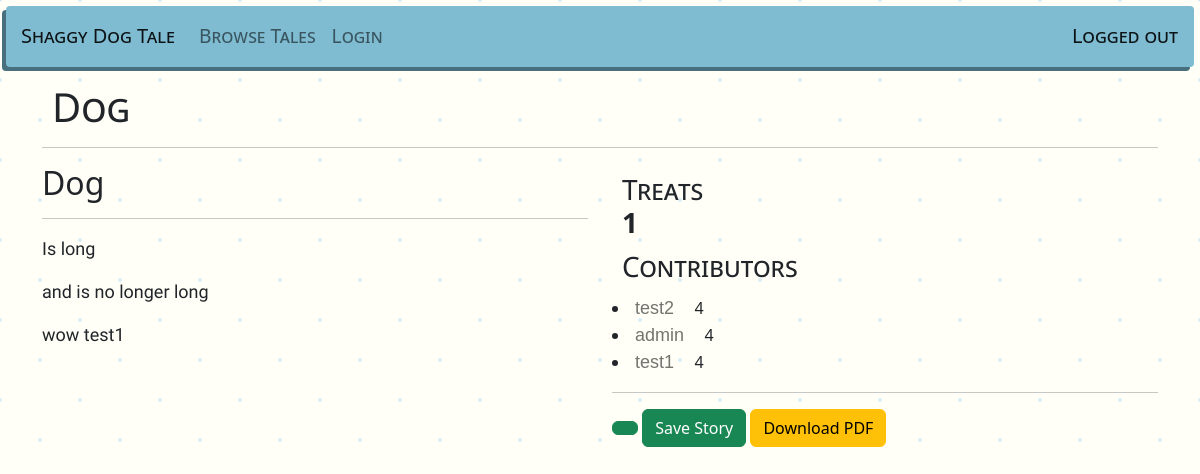
Page /shaggydogtale/view/15 on the earlier database version.
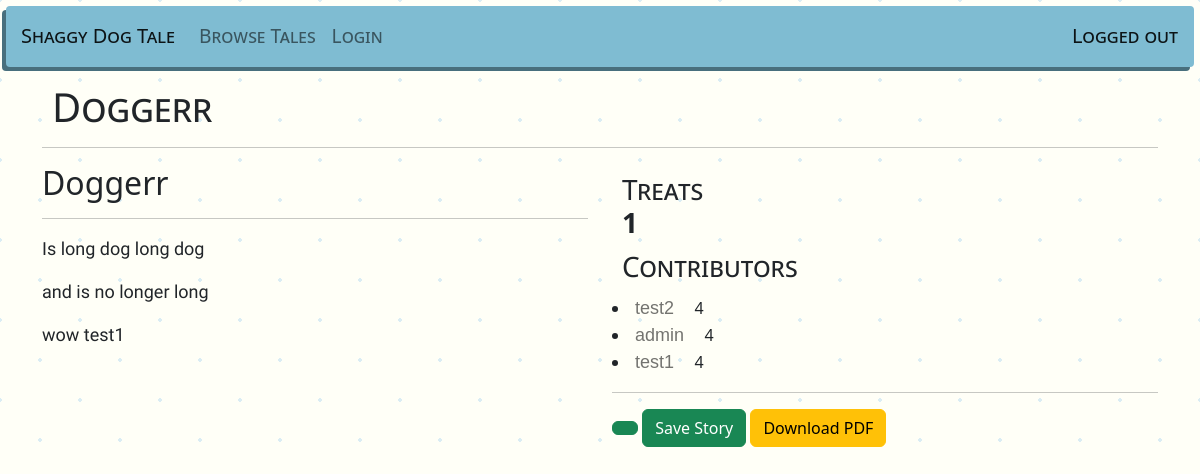
Same page on the later database version.
### shaggydogtale/models.py (models this page shows, shortened)
class Story(models.Model):
    title = models.CharField(max_length=100)
    beginning = models.TextField(max_length=2000)
    middle = models.TextField(max_length=2000)
    end = models.TextField(max_length=2000)

### shaggydogtale/views.py (the view, shortened to what this page needs)
# urls.py: path('view/<story_id>', views.View, name="view"),
def View(request, story_id):
    story = Story.objects.get(id=story_id)
    storyBeginning = "..." + story.beginning[round(len(story.beginning)/2) : len(story.beginning)]
    storyMiddle = "..." + story.middle[round(len(story.middle)/2) : len(story.middle)]
    storyEnd = "..." + story.end[round(len(story.end)/2) : len(story.end)]
    contributions = story.contributions.all()
    userContribution = None
    beginningContributor = None
    middleContributor = None
    endContributor = None
    beginningContributorRating = 0
    middleContributorRating = 0
    endContributorRating = 0
    userVote = None
    for contribution in contributions:
        if contribution.user == request.user:
            userContribution = contribution
        match contribution.section:
            case 'b':
                beginningContributor = User.objects.get(id=contribution.user.id)
                for contribution in beginningContributor.contributions.all():
                    for vote in contribution.story.votes.all():
                        beginningContributorRating += vote.vote
            case 'm':
                middleContributor = User.objects.get(id=contribution.user.id)
                for contribution in middleContributor.contributions.all():
                    for vote in contribution.story.votes.all():
                        middleContributorRating += vote.vote
            case 'e':
                endContributor = User.objects.get(id=contribution.user.id)
                for contribution in endContributor.contributions.all():
                    for vote in contribution.story.votes.all():
                        endContributorRating += vote.vote
    message=None
    form=None
    if userContribution:
        if userContribution.section == 'b':
            form = BeginningForm(request.POST or None, instance=story)
            if form.is_valid():
                form.save()
                messages.success(request, f'Beginning updated for {story.title}!')
        elif userContribution.section == 'm':
            form = MiddleForm(request.POST or None, instance=story)
            if form.is_valid():
                form.save()
                messages.success(request, f'Middle updated for {story.title}!')
        elif userContribution.section == 'e':
            form = EndForm(request.POST or None, instance=story)
            if form.is_valid():
                form.save()
                messages.success(request, f'End updated for {story.title}!')
    else:
        if contributions.count() == 1:
            form = MiddleForm(request.POST or None, instance=story)
            if form.is_valid():
                story_id = form.save()
                Contribution.objects.create(user=request.user, story=story_id, section='m')
                messages.success(request, f'Middle created for {story.title}!')
                return redirect('shaggydogtale:view', story_id=story.id)
        else:
            if request.user.is_authenticated:
                userVote = Vote.objects.filter(user=request.user, story=story_id)
                if userVote.count() == 0:
                    if 'Upvote' in request.POST:
                        Vote.objects.create(user=request.user, story=story, vote=1)
                        messages.success(request, f'Upvoted {story.title}!')
                        return redirect('shaggydogtale:view', story_id=story.id)
                    if 'Downvote' in request.POST:
                        Vote.objects.create(user=request.user, story=story, vote=-1)
                        messages.success(request, f'Downvoted {story.title}!')
                        return redirect('shaggydogtale:view', story_id=story.id)
    storyRating = 0
    for vote in story.votes.all():
        storyRating += vote.vote
    context = {
        'story': story,
        'storyBeginning': storyBeginning,
        'storyMiddle': storyMiddle,
        'storyEnd': storyEnd,
        'contributions': contributions,
        'userContribution': userContribution,
        'beginningContributor': beginningContributor,
        'middleContributor': middleContributor,
        'endContributor': endContributor,
        'beginningContributorRating': beginningContributorRating,
        'middleContributorRating': middleContributorRating,
        'endContributorRating': endContributorRating,
        'message': message,
        'form': form,
        'userVote': userVote,
        'storyRating': storyRating
    }
    return render(request, 'shaggydogtale/view.html', context)

### shaggydogtale/templates/shaggydogtale/view.html (shortened to what the changed rows need)
{% extends 'shaggydogtale/base.html' %}
{% block body %}
<div class="container">
    <div class="row">
        <div class="col">
            <h1 class="page-title">{{story.title}}</h1>
            <hr>
        </div>
    </div>
    <div class="row">
        <div class="col">
            {% if userContribution %}
                {% if userContribution.section == 'b' %}
                    <form method="POST" id="storyForm">
                        {% csrf_token %}
                        {{form.as_table}}
                    </form>
                {% else %}
                    {% if contributions.count == 3 %}
                        <p class="story-text">{{story.beginning}}</p>
                    {% else %}
                        <p class="story-text">{{storyBeginning}}</p>
                    {% endif %}
                {% endif %}
                {% if userContribution.section == 'm' %}
                    <form method="POST" id="storyForm">
                        {% csrf_token %}
                        {{form.as_table}}
                    </form>
                {% else %}
                    {% if contributions.count == 3 %}
                        <p class="story-text">{{story.middle}}</p>
                    {% else %}
                        <p class="story-text">{{storyMiddle}}</p>
                    {% endif %}
                {% endif %}
                {% if userContribution.section == 'e' %}
                <form method="POST" id="storyForm">
                    {% csrf_token %}
                    {{form.as_table}}
                </form>
                {% else %}
                    {% if contributions.count == 3 %}
                        <p class="story-text">{{story.end}}</p>
                    {% else %}
                        <p class="story-text">{{storyEnd}}</p>
                    {% endif %}
                {% endif %}
            {% comment %} If user did not contribute {% endcomment %}
            {% else %}
                <h2>{{story.title}}</h2>
                <hr>
                {% if contributions.count == 1 %}
                    <p class="story-text">{{storyBeginning}}</p>
                    {% if user.is_authenticated %}
                        <form method="POST" id="storyForm">
                            {% csrf_token %}
                            {{form.as_table}}
                        </form>
                    {% endif %}
                {% elif contributions.count == 3 %}
                    <p class="story-text">{{story.beginning}}</p>
                    <p class="story-text">{{story.middle}}</p>
                    <p class="story-text">{{story.end}}</p>
                {% endif %}
            {% endif %}
        </div>
    </div>
        </div>
{% endblock body %}

Differences in the rows shown:
changed Story "and is no longer long": title "Dog" → "Doggerr"; beginning "Is long" → "Is long dog long dog"
